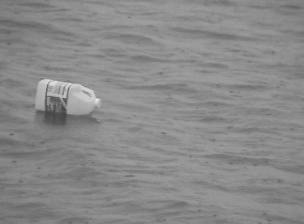
#> input picture JPEGS/bottle/frame_01.jpg, 304 x 224 px, given as the content of the folder JPEGS/birds, which was not available
$ jupyter execute HW7.ipynb   (text cells are left out)
#> lines starting #> are read from the running program, lines starting #| are printed output that depends on the picture; after the words box and inside, x2 and y2 are one past the last pixel; in counts of white or black regions, pixels touching at a corner belong together; pictures that were not available may be replaced by others from this repository, and a replacement may not be noted
[cell 1]
import numpy as np
import cv2 as cv2
import matplotlib.pyplot as plt

[cell 2]
import glob
birds = sorted(glob.glob("JPEGS/birds/*.jpg"))
bottle = sorted(glob.glob("JPEGS/bottle/*.jpg"))
cyclists = sorted(glob.glob("JPEGS/cyclists/*.jpg"))
surf = sorted(glob.glob("JPEGS/surf/*.jpg"))

[cell 3]
def find_and_save_lucas_kanade(frames,name):
    # params for ShiTomasi corner detection
    feature_params = dict( maxCorners = 100,
                           qualityLevel = 0.6,
                           minDistance = 50,
                           blockSize = 5 )
    # Parameters for lucas kanade optical flow
    lk_params = dict( winSize  = (30,30),
                      maxLevel = 2,
                      criteria = (cv2.TERM_CRITERIA_EPS | cv2.TERM_CRITERIA_COUNT, 10, 0.03),
                      flags=0)
    # Create some random colors
    color = np.random.randint(0,255,(100,3))

    # Take first frame and find corners in it
    old_frame = cv2.imread(frames[0],0)

    p0 = cv2.goodFeaturesToTrack(old_frame, mask = None, **feature_params)


    # Create a mask image for drawing purposes
    mask = np.zeros_like(cv2.cvtColor(old_frame,cv2.COLOR_GRAY2RGB))
    # Default resolutions of the frame are obtained.The default resolutions are system dependent.
    # We convert the resolutions from float to integer.
    frame_width = int(old_frame.shape[0])
    frame_height = int(old_frame.shape[1])

    #### Initialize writing video
    vid_name = "results/lucas_kanade_"+name+'.avi'
    out = cv2.VideoWriter(vid_name,cv2.VideoWriter_fourcc(*'mp4v'), 10, (frame_width,frame_height))

    for frame in frames[1:]:
        new_frame = cv2.imread(frame,0)

        # calculate optical flow
        p1, st, err = cv2.calcOpticalFlowPyrLK(old_frame, new_frame, p0,                                                                              cv2.OPTFLOW_LK_GET_MIN_EIGENVALS, **lk_params)

        # # calculate optical flow
        # p1, st, err = cv2.calcOpticalFlowPyrLK(old_frame, new_frame, p0,                                                                              cv2.OPTFLOW_USE_INITIAL_FLOW, **lk_params)
        try:
            # Select good points
            good_new = p1[st==1]
            good_old = p0[st==1]

            # draw the tracks
            for i,(new,old) in enumerate(zip(good_new, good_old)):
                a,b = new.ravel()
                c,d = old.ravel()
                mask = cv2.line(mask, (a,b),(c,d), color[i].tolist(), 2)
                new_frame = cv2.circle(new_frame,(a,b),5,color[i].tolist(),-1)
            img = cv2.add(cv.cvtColor(new_frame,cv2.COLOR_GRAY2RGB),mask)
            cv2.imshow('frame',img)

            #### Write video as file
            outframe = cv2.resize(img,(frame_width,frame_height))
            out.write(outframe)

            # Now update the previous frame and previous points
            old_frame = new_frame.copy()
            p0 = good_new.reshape(-1,1,2)
            if cv2.waitKey(100) & 0xFF == ord('q'):
                break
        except:
            pass
    out.release()
    cv2.destroyAllWindows()

[cell 4]
find_and_save_lucas_kanade(cyclists,"cyclists")
#> in find_and_save_lucas_kanade, old_frame is the input picture: shape (224, 304); min 68, max 227, mean 137.3
#> in find_and_save_lucas_kanade, `p0 = cv2.goodFeaturesToTrack(old_frame, mask = None, **feature_params)`: p0 = [[65, 99]]
find_and_save_lucas_kanade(birds,"birds")
find_and_save_lucas_kanade(bottle,"bottle")
#> call 3 of find_and_save_lucas_kanade, with name = 'bottle'
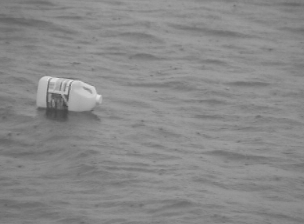
#> input picture JPEGS/bottle/frame_02.jpg, 304 x 224 px
#> in find_and_save_lucas_kanade, new_frame is the input picture: shape (224, 304); min 65, max 230, mean 136.9
#> in find_and_save_lucas_kanade (call 3), `p1, st, err = cv2.calcOpticalFlowPyrLK(old_frame, new_frame, p0,      ..`: p1 = [[66.4, 95.56]]; st = [1]; err = [3.17]
#> in find_and_save_lucas_kanade (call 3), `good_new = p1[st==1]`: good_new = [[66.4, 95.56]]
#> in find_and_save_lucas_kanade (call 3), `good_old = p0[st==1]`: good_old = [[65, 99]]
#> the loop in find_and_save_lucas_kanade (call 3), `for i,(new,old) in enumerate(zip(good_new, good_old)):` made 1 pass
#> (a, b, c, d) on pass 1: (66.4, 95.56, 65, 99)
#> pass 1, in find_and_save_lucas_kanade (call 3), `mask = cv2.line(mask, (a,b),(c,d), color[i].tolist(), 2)`:
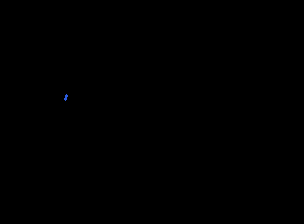
#> mask: shape (224, 304, 3); mean of channels 0, 1, 2 0.1, 0, 0; drawn as B, G, R
#> pass 2 of the loop in find_and_save_lucas_kanade, `for frame in frames[1:]:`:
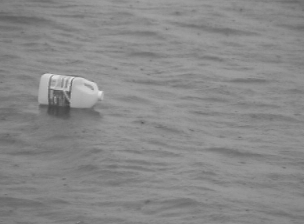
#> input picture JPEGS/bottle/frame_03.jpg, 304 x 224 px
#> in find_and_save_lucas_kanade, new_frame is the input picture: shape (224, 304); min 65, max 232, mean 136.6
#> p1 = [[68.19, 92.24]]; err = [3.09]
#> good_new = [[68.19, 92.24]]
#> the loop in find_and_save_lucas_kanade (call 3), `for i,(new,old) in enumerate(zip(good_new, good_old)):` made 1 pass
#> (a, b, c, d) on pass 1: (68.19, 92.24, 65, 99)
#> pass 1, in find_and_save_lucas_kanade (call 3), `mask = cv2.line(mask, (a,b),(c,d), color[i].tolist(), 2)`:
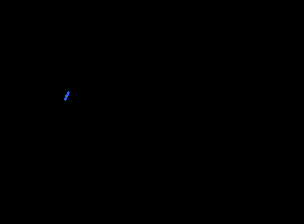
#> mask: shape (224, 304, 3); 0.01% of pixels changed, all inside (x1, y1, x2, y2) = (67, 91, 70, 98); drawn as B, G, R
#> pass 3 of the loop in find_and_save_lucas_kanade, `for frame in frames[1:]:`:
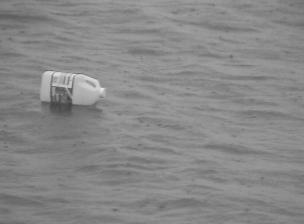
#> input picture JPEGS/bottle/frame_04.jpg, 304 x 224 px
#> in find_and_save_lucas_kanade, new_frame is the input picture: shape (224, 304); min 62, max 234, mean 136.1
#> p1 = [[70.2, 89.17]]; err = [4.09]
#> good_new = [[70.2, 89.17]]
#> the loop in find_and_save_lucas_kanade (call 3), `for i,(new,old) in enumerate(zip(good_new, good_old)):` made 1 pass
#> (a, b, c, d) on pass 1: (70.2, 89.17, 65, 99)
find_and_save_lucas_kanade(surf,"surf")

[cell 5]
def find_and_save_Farneback(frames,name):
    old_frame = cv2.imread(frames[0],0)
    hsv = np.zeros_like(cv2.cvtColor(old_frame,cv2.COLOR_GRAY2RGB))
    hsv[..., 1] = 255

    # Default resolutions of the frame are obtained.The default resolutions are system dependent.
    # We convert the resolutions from float to integer.
    frame_width = int(old_frame.shape[0])
    frame_height = int(old_frame.shape[1])

    #### Initialize writing video
    vid_name = "results/Farneback_"+name+'.avi'
    out = cv2.VideoWriter(vid_name,cv2.VideoWriter_fourcc(*'mp4v'), 10, (frame_width,frame_height))

    for frame in frames[1:]:
        new_frame = cv2.imread(frame,0)
        flow = cv2.calcOpticalFlowFarneback(
                    old_frame, new_frame, None, 0.5, 3, 15, 3, 5, 1.2, 2)

        mag, ang = cv2.cartToPolar(flow[..., 0], flow[..., 1])
        hsv[..., 0] = ang*180/np.pi/2
        hsv[..., 2] = cv2.normalize(mag, None, 0, 255, cv2.NORM_MINMAX)
        bgr = cv2.cvtColor(hsv, cv2.COLOR_HSV2BGR)
        cv2.imshow('frame2', bgr)

        outframe = cv2.resize(bgr,(frame_width,frame_height))
        out.write(outframe)

        old_frame = new_frame
        out.write(bgr)
        if cv2.waitKey(200) & 0xFF == ord('q'):
                break
    out.release()
    cv2.destroyAllWindows()

[cell 6]
find_and_save_Farneback(cyclists,"cyclists")
find_and_save_Farneback(birds,"birds")
find_and_save_Farneback(bottle,"bottle")
#> call 3 of find_and_save_Farneback, with name = 'bottle'
#> in find_and_save_Farneback (call 3), `mag, ang = cv2.cartToPolar(flow[..., 0], flow[..., 1])`:
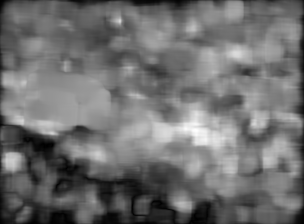
#> mag: shape (224, 304) float32; min 0.0127, max 6.24, mean 2.73; drawn with min black and max white
#> in find_and_save_Farneback (call 3), `mag, ang = cv2.cartToPolar(flow[..., 0], flow[..., 1])`:
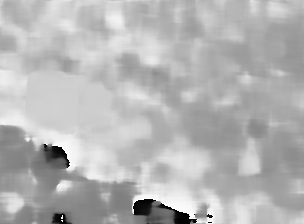
#> ang: shape (224, 304) float32; min 1.11e-05, max 6.28, mean 4.46; drawn with min black and max white
#> in find_and_save_Farneback (call 3), `hsv[..., 0] = ang*180/np.pi/2`:
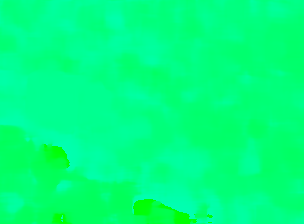
#> hsv: shape (224, 304, 3); mean of channels 0, 1, 2 127.3, 255, 0; drawn as B, G, R
#> in find_and_save_Farneback (call 3), `hsv[..., 2] = cv2.normalize(mag, None, 0, 255, cv2.NORM_MINMAX)`:
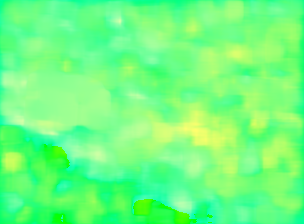
#> hsv: shape (224, 304, 3); mean of channels 0, 1, 2 127.3, 255, 110.7; drawn as B, G, R
#> in find_and_save_Farneback (call 3), `bgr = cv2.cvtColor(hsv, cv2.COLOR_HSV2BGR)`:
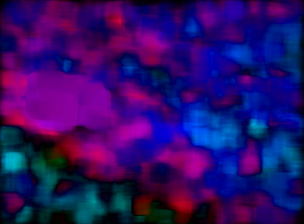
#> bgr: shape (224, 304, 3); mean B, G, R 105.6, 12.5, 44.9
#> in find_and_save_Farneback (call 3), `outframe = cv2.resize(bgr,(frame_width,frame_height))`:
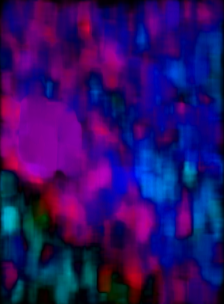
#> outframe: shape (304, 224, 3); mean B, G, R 105.5, 12.4, 44.8
#> (key q is pressed here)
find_and_save_Farneback(surf,"surf")

[cell 7]
def backgounrd_subtractionMOG(frames,name):
    fgbg = cv2.bgsegm.createBackgroundSubtractorMOG(nmixtures=5)

    frame = cv2.imread(frames[0],0)
    frame_width = int(frame.shape[0])
    frame_height = int(frame.shape[1])

    #### Initialize writing video
    vid_name = "results/MOG_"+name+'.avi'
    out = cv2.VideoWriter(vid_name,cv2.VideoWriter_fourcc(*'mp4v'), 10, (frame_width,frame_height))

    for frame in frames:
        new_frame = cv2.imread(frame,0)
        fgmask = fgbg.apply(new_frame)
        new_frame[np.where(fgmask==0)]=0
        outframe = cv2.resize(new_frame,(frame_width,frame_height))
        outframe = cv2.cvtColor(outframe, cv2.COLOR_GRAY2BGR)
        out.write(outframe)
        cv2.imshow('frame', new_frame)
        if cv2.waitKey(200) & 0xFF == ord('q'):
                break
    out.release()
    cv2.destroyAllWindows()

[cell 8]
backgounrd_subtractionMOG(cyclists,"cyclists")
#> in backgounrd_subtractionMOG, `fgmask = fgbg.apply(new_frame)`: fgmask: shape (224, 304); every value is 0
#> in backgounrd_subtractionMOG, `outframe = cv2.resize(new_frame,(frame_width,frame_height))`: outframe: shape (304, 224); every value is 0
#> in backgounrd_subtractionMOG, `outframe = cv2.cvtColor(outframe, cv2.COLOR_GRAY2BGR)`: outframe: shape (304, 224, 3); every value is 0
#> (key q is pressed here)
backgounrd_subtractionMOG(birds,"birds")
#> (key Esc is pressed here)
backgounrd_subtractionMOG(bottle,"bottle")
#> pass 2 of the loop in backgounrd_subtractionMOG, `for frame in frames:`:
#> pass 3 of the loop in backgounrd_subtractionMOG, `for frame in frames:`:
#> in backgounrd_subtractionMOG (call 3), `fgmask = fgbg.apply(new_frame)`:
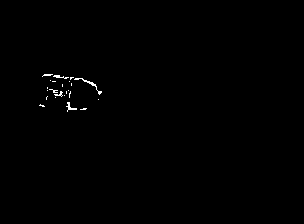
#> fgmask: shape (224, 304); 0.36% white in thin lines or dots, all inside (x1, y1, x2, y2) = (39, 74, 102, 112)
backgounrd_subtractionMOG(surf,"surf")

[cell 9]
def backgounrd_subtractionMOG2(frames,name):

    fgbg = cv2.createBackgroundSubtractorMOG2(
            history=100, varThreshold=25, detectShadows=False)

    frame = cv2.imread(frames[0],0)
    frame_width = int(frame.shape[0])
    frame_height = int(frame.shape[1])

    #### Initialize writing video
    vid_name = "results/MOG2_"+name+'.avi'
    out = cv2.VideoWriter(vid_name,cv2.VideoWriter_fourcc(*'mp4v'), 10, (frame_width,frame_height))

    for frame in frames:
        new_frame = cv2.imread(frame,0)
        fgmask = fgbg.apply(new_frame)
        new_frame[np.where(fgmask==0)]=0
        outframe = cv2.resize(new_frame,(frame_width,frame_height))
        outframe = cv2.cvtColor(outframe, cv2.COLOR_GRAY2BGR)
        out.write(outframe)
        cv2.imshow('frame', new_frame)
        if cv2.waitKey(200) & 0xFF == ord('q'):
                break
    out.release()
    cv2.destroyAllWindows()

[cell 10]
backgounrd_subtractionMOG2(cyclists,"cyclists")
#> in backgounrd_subtractionMOG2, `fgmask = fgbg.apply(new_frame)`: fgmask: shape (224, 304); every value is 255
#> in backgounrd_subtractionMOG2, `outframe = cv2.resize(new_frame,(frame_width,frame_height))`:
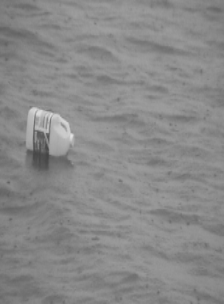
#> outframe: shape (304, 224); min 68, max 226, mean 137.2
#> (key q is pressed here)
backgounrd_subtractionMOG2(birds,"birds")
#> (key Esc is pressed here)
backgounrd_subtractionMOG2(bottle,"bottle")
#> pass 2 of the loop in backgounrd_subtractionMOG2, `for frame in frames:`:
#> pass 3 of the loop in backgounrd_subtractionMOG2, `for frame in frames:`:
backgounrd_subtractionMOG2(surf,"surf")

[cell 11]
def backgounrd_subtractionGMG(frames,name):

    kernel = cv2.getStructuringElement(cv2.MORPH_ELLIPSE,(3,3))
    fgbg = cv2.bgsegm.createBackgroundSubtractorGMG(initializationFrames = 1,
                                                    decisionThreshold = 0.7)
    frame = cv2.imread(frames[0],0)
    frame_width = int(frame.shape[0])
    frame_height = int(frame.shape[1])

    #### Initialize writing video
    vid_name = "results/GMG_"+name+'.avi'
    out = cv2.VideoWriter(vid_name,cv2.VideoWriter_fourcc(*'mp4v'), 10, (frame_width,frame_height))

    for frame in frames:
        new_frame = cv2.imread(frame,0)
        fgmask = fgbg.apply(new_frame)
        fgmask = cv2.morphologyEx(fgmask, cv2.MORPH_OPEN, kernel)

        new_frame[np.where(fgmask==0)]=0

        outframe = cv2.resize(new_frame,(frame_width,frame_height))
        outframe = cv2.cvtColor(outframe, cv2.COLOR_GRAY2BGR)
        out.write(outframe)
        cv2.imshow('frame', new_frame)
        if cv2.waitKey(10) & 0xFF == ord('q'):
                break
    out.release()
    cv2.destroyAllWindows()

[cell 12]
backgounrd_subtractionGMG(cyclists,"cyclists")
#> (key q is pressed here)
backgounrd_subtractionGMG(birds,"birds")
#> (key Esc is pressed here)
backgounrd_subtractionGMG(bottle,"bottle")
#> pass 2 of the loop in backgounrd_subtractionGMG, `for frame in frames:`:
#> in backgounrd_subtractionGMG (call 3), `outframe = cv2.resize(new_frame,(frame_width,frame_height))`:
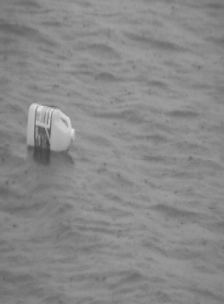
#> outframe: shape (304, 224); min 70, max 225, mean 136.8
#> pass 3 of the loop in backgounrd_subtractionGMG, `for frame in frames:`:
#> in backgounrd_subtractionGMG (call 3), `outframe = cv2.resize(new_frame,(frame_width,frame_height))`:
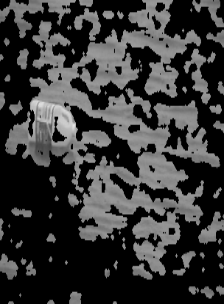
#> outframe: shape (304, 224); min 0, max 229, mean 55.8
backgounrd_subtractionGMG(surf,"surf")
